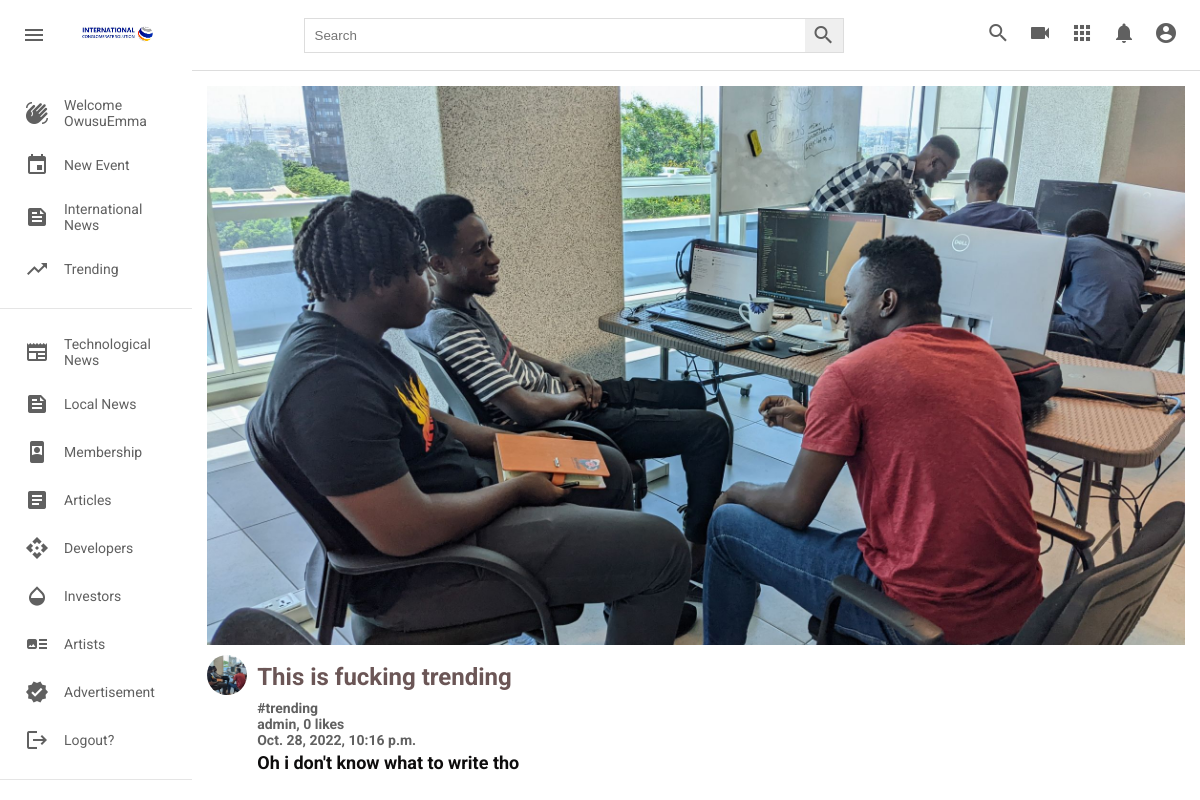
The page /trendings/2/ (signed in) on the database its author committed.
### post/models.py (models this page shows, shortened)
class TreandingPost(models.Model):
    title = models.CharField(max_length=500, verbose_name="title", blank=True)
    picture = models.ImageField(upload_to=user_directory_path, verbose_name="Picture", null=True)
    caption = models.CharField(max_length=500000, verbose_name="Caption")
    posted = models.DateTimeField(auto_now_add=True)
    tag = models.ManyToManyField(Tag, related_name="trendingPostTag")
    user = models.ForeignKey(User, on_delete=models.CASCADE)
    likes = models.IntegerField(default=0)

class Tag(models.Model):
    title = models.CharField(max_length=100, verbose_name='tag')
    slug = models.SlugField(null=False, unique=True, default=uuid.uuid1)
    class Meta:
        verbose_name = 'Tag'
        verbose_name_plural = 'Tags'
    def __str__(self):
        return self.title

### post/views.py (the view)
# urls.py: path('trendings/<int:id>/', views.trending_detailed_page, name="trending_detailed_page"),
def trending_detailed_page(request, id):
    trending_detail_page = TreandingPost.objects.get(id=id)
    return render(request, 'trending_detail_page.html', {'trending_detailed_pages':trending_detail_page})

### templates/trending_detail_page.html
{% extends 'base.html' %}
{% load static %}
   {% block content %}
     <div class="detailPage_videos">
        <div class="detailPage_videos__container">
            <div class="detailPage_video">
                <div class="detailPage_video__thumbnail">
                <img src="{{ trending_detailed_pages.picture.url }}" alt="" />
                </div>
                <div class="video__details">
                    <div class="detailPage_author">
                        <img
                        src="{{ trending_detailed_pages.picture.url }}"
                        alt=""
                        />
                    </div>
                    <div class="detailPage_title">
                        <h3> <a href=""> {{ trending_detailed_pages.title }}</a></h3>
                        <h2><b>{% for tag in trending_detailed_pages.tag.all%}<a href="{{tag.get_absolute_url}}"> #{{tag}} </a><br>{% endfor %}</b></h2>
                        <h2><b><a href=""> {{trending_detailed_pages.user.username}}, {{trending_detailed_pages.likes}} likes </a></b></h2>
                        <h2> <b> <a href="">{{trending_detailed_pages.posted}}</a> </b></h2>
                        <h4> <a href=""> {{ trending_detailed_pages.caption }}</a></h4>
                    </div>
                </div>
            </div>
        </div>
      </div>
    </div>
   {% endblock content %}

### templates/base.html (shortened to what this page needs)
{% load static %}
<html lang="en">
  <head>
    <link rel="stylesheet" href={% static 'styles.css'%} />
  </head>
  <body>
    {% if user.is_authenticated %}
    <div class="header">
      <div class="header__left">
        <i id="menu" class="material-icons">menu</i>
        <img
          src={% static 'images/mainlogo.jpg'%}
          alt=""
        />
      </div>
      <div class="header__search">
        <form action="">
          <input type="text" placeholder="Search" aria-label="Search" name="search" type="search" />
          <button><i class="material-icons">search</i></button>
        </form>
      </div>
      <div class="header__icons">
        <i class="material-icons display-this">search</i>
        <i class="material-icons">videocam</i>
        <i class="material-icons">apps</i>
        <i class="material-icons">notifications</i>
        <a href="{% url 'profile' request.user.username %}"
        class="nav-item nav-link {% if request.user.username in request.path %}active{% endif %}">
        <i class="material-icons display-this">account_circle</i>
        </a>
      </div>
    </div>
    <div class="mainBody">
      <div class="sidebar">
        <div class="sidebar__categories">
          <div class="sidebar__category">
            <i class="material-icons">waving_hand</i>
            <span>Welcome {{ user.username }}</span>
          </div>
          <div class="sidebar__category">
            <i class="material-icons">event</i>
            <span><a style="text-decoration:none; color: rgb(96, 96, 96);" href="{% url 'newevent' %}">New Event</a></span>
          </div>
          <div class="sidebar__category">
            <i class="material-icons">feed</i>
            <span><a style="text-decoration:none; color: rgb(96, 96, 96);" href="{% url 'internationalnews' %}">International News</a></span>
          </div>
          <div class="sidebar__category">
            <i class="material-icons">trending_up</i>
            <span><a style="text-decoration:none; color: rgb(96, 96, 96);" href="{% url 'trending' %}">Trending</a></span>
          </div>
        </div>
        <hr />
        <div class="sidebar__categories">
          <div class="sidebar__category">
            <i class="material-icons">newspaper</i>
            <span><a style="text-decoration:none; color: rgb(96, 96, 96);" href="{% url 'technologicalnews' %}">Technological News</a></span>
          </div>
          <div class="sidebar__category">
            <i class="material-icons">feed</i>
            <span><a style="text-decoration:none; color: rgb(96, 96, 96);" href="{% url 'localnews' %}">Local News</a></span>
          </div>
          <div class="sidebar__category">
            <i class="material-icons">remember_me</i>
            <span>Membership</span>
          </div>
          <div class="sidebar__category">
            <i class="material-icons">article</i>
            <span><a style="text-decoration:none; color: rgb(96, 96, 96);" href="{% url 'article' %}">Articles</a></span>
          </div>
          <div class="sidebar__category">
            <i class="material-icons">api</i>
            <span>Developers</span>
          </div>
          <div class="sidebar__category">
            <i class="material-icons">opacity</i>
            <span>Investors</span>
          </div>
          <div class="sidebar__category">
            <i class="material-icons">art_track</i>
            <span> Artists</span>
          </div>
          <div class="sidebar__category">
            <i class="material-icons">verified</i>
            <span>Advertisement</span>
          </div>
          <div class="sidebar__category">
            <i class="material-icons">logout</i>
            <span><a style="text-decoration:none; color: rgb(96, 96, 96);" href="{% url 'logout' %}">Logout?</a></span>
          </div>
        </div>
        <hr />
      </div>
      {% else %}
        <div class="alert alert-success" role="alert">
            <h3>Welcome!</h3>
            <a href="{% url 'register' %}">Signup</a>
            <a href="{% url 'login' %}">Login</a>
        </div>
      {% endif %}
    {% block content %}
    {% endblock content %}
  </body>
</html>

### static/styles.css (style rules this page uses)
* { margin: 0; padding: 0; box-sizing: border-box; }
body { font-family: 'Roboto', sans-serif; }
.material-icons { color: rgb(96, 96, 96); }
.header { display: flex; justify-content: space-between; align-items: center; height: 70px; padding: 15px; }
.header__left { display: flex; align-items: center; }
.header__left img { width: 100px; margin-left: 15px; }
.header i { padding: 0 7px; cursor: pointer; }
.header__search form { border: 1px solid #ddd; height: 35px; margin: 0; padding: 0; display: flex; }
.header__search input { width: 500px; padding: 10px; margin: 0; border-radius: 0; border: none; height: 100%; }
.header__search button { padding: 0; margin: 0; height: 100%; border: none; border-radius: 0; }
.mainBody { height: calc(100vh - 70px); display: flex; overflow: hidden; }
.sidebar { height: 100%; width: 230px; background-color: white; overflow-y: scroll; }
.sidebar__categories { width: 100%; display: flex; flex-direction: column; margin-bottom: 15px; margin-top: 15px; }
.sidebar__category { display: flex; align-items: center; padding: 12px 25px; }
.sidebar__category span { margin-left: 15px; }
hr { height: 1px; background-color: #e5e5e5; border: none; }
.video__details { display: flex; margin-top: 10px; }
.title a, span { text-decoration: none; color: rgb(96, 96, 96); font-size: 14px; }
.detailPage_videos { background-color: #fff; width: 100%; height: 100%; padding: 15px 15px; border-top: 1px solid #ddd; overflow-y: scroll; }
.detailPage_video { width: 100%; margin-bottom: 30px; }
.detailPage_video__thumbnail { width: 100%; height: 80%; }
.detailPage_video__thumbnail img { object-fit: cover; height: 100%; width: 100%; }
.detailPage_author img { object-fit: cover; border-radius: 50%; height: 40px; width: 40px; margin-right: 10px; }
.detailPage_title { display: flex; flex-direction: column; }
.detailPage_title h3 a { color: rgb(107, 86, 86); line-height: 45px; font-size: 24px; margin-bottom: 6px; }
.detailPage_title h4 a { color: rgb(14, 13, 13); line-height: 30px; font-size: 18px; margin-bottom: 6px; }
.detailPage_title a, span { text-decoration: none; color: rgb(96, 96, 96); font-size: 14px; }

### rows shown on the page
TreandingPost: picture (picture), title "This is fucking trending", user.username "admin", likes "0", posted "Oct. 28, 2022, 10:16 p.m.", caption "Oh i don't know what to write tho"
Tag: title "trending"

### other values the page prints
{{ user.username }} "OwusuEmma"
